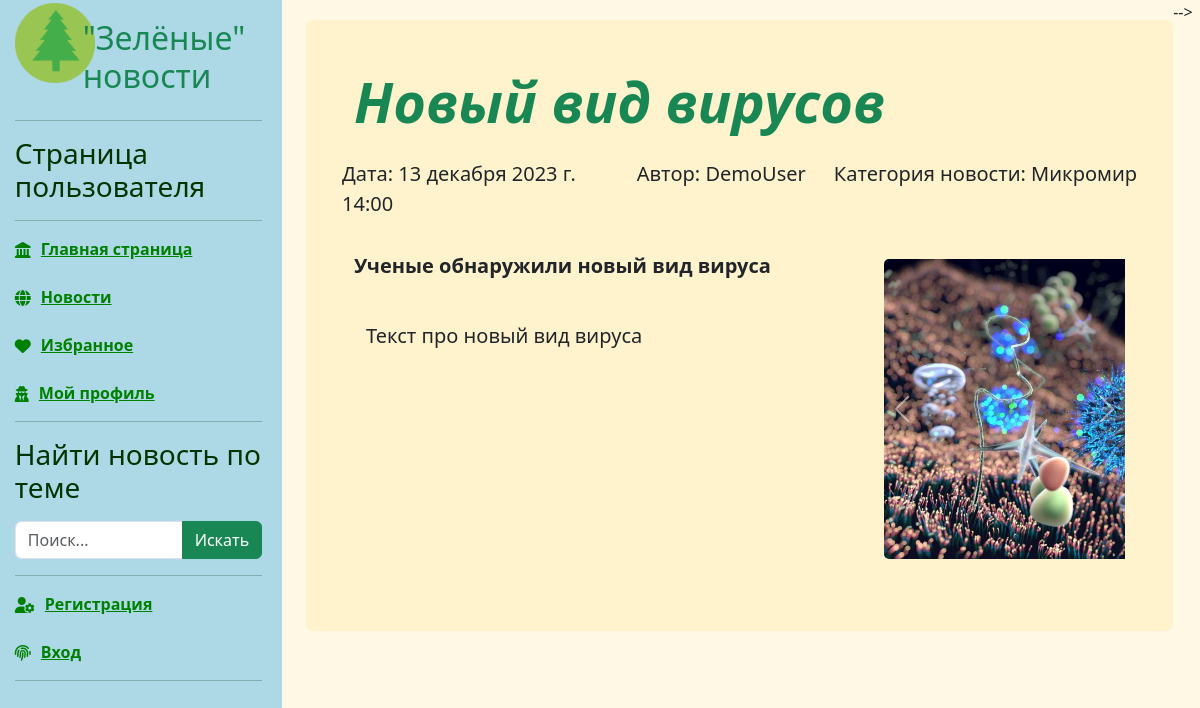
/news/5, run on the app's committed database.
### news/models.py (models this page shows, shortened)
class Article(models.Model):
    categories = (('A', 'Животные'),
                  ('P', 'Растения'),
                  ('M', 'Микромир'),
                  ('W', 'Вода'),
                  ('N', 'Природа'))
    author = models.ForeignKey(User, on_delete=models.SET_NULL, null=True)
    title = models.CharField('Название', max_length=50, default='') #указывать длину обязательно#
    anouncement = models.TextField('Аннотация', max_length=250) #можно не указывать длину#
    text = models.TextField('Текст новости')
    date = models.DateTimeField('Дата публикации', auto_now=True) # auto_now=True - автоизменение новости auto_create=True - автосоздание новости#
    category = models.CharField(choices=categories, max_length=20, verbose_name='Категории')
    tags = models.ManyToManyField( to=Tag, blank=True, verbose_name='Теги')
    status = models.BooleanField(default=True)
    objects = models.Manager()
    published = PublishedToday()
    def __str__(self):
        return f'{self.title} от: {str(self.date)[:16]}'
    class Meta:
        ordering = ['title','date']
        verbose_name= 'Новость'
        verbose_name_plural='Новости'
    class Meta:
        ordering = ['date','title']
        verbose_name ='Новость'
        verbose_name_plural ='Новости'

class Image(models.Model):
    article = models.ForeignKey(Article, on_delete=models.CASCADE)
    title = models.CharField(max_length=50, blank=True)
    image = models.ImageField(default='default1.jpg', null=True, upload_to='images/') #лучше добавить поле default !!!
    class Meta:
        ordering = ['title']
        verbose_name = 'Картинка'
        verbose_name_plural = 'Картинки'

### news/views.py (the view)
# urls.py: path('<int:id>', views.detail, name='news_detail'),  # первое отображение новости
def detail(request, id):
    article = Article.objects.filter(id=id).first()
    print(article, type(article))
    context = {'article': article}
    return render(request, 'news/new_single.html', context)

### users/templatetags/users_extras.py (called while the page is built)
@register.filter(name="has_group")
def has_group(user,group_name):
    return user.groups.filter(name=group_name).exists()

### news/templates/news/new_single.html (shortened to what this page needs)
{% extends 'main/base.html' %}
{% load static %}
{% load bootstrap5 %}
{% load users_extras %}
{% block sidebar %} {% include 'users/user_panel.html' %} {% endblock %}
{% block content %}
-->
<div class="single_news">
    <div class="p-4 p-md-5 rounded bg-warning bg-opacity-10">
        <div class="col-md-12 px-0">
            <h1 class="display-4 fst-italic fw-bold text-success"> {{ article.title }} </h1>
        </div>
        <div class="row">
            <div class="col-md-4 lead px-0 my-3">Дата: {{ article.date }}</div>
            <div class="col-md-3 lead px-0 my-3 text-end">Автор: {{ article.author }}</div>
            <div class="col-md-5 lead px-0 my-3 text-end">Категория новости: {{ article.get_category_display }}</div>
        </div>
        <div class="row">
            <div class="col-8 ">
                <p class="lead my-3 fw-bold">{{ article.anouncement }}</p></br>
                 <div class="container-fluid">
                     <p class="lead mb-0">{{ article.text }}</p>
                 </div>
            </div>
            <div class="col-4 ">
                {% if article.image_set.all %}
                <div id="carouselControls" class="carousel slide" data-ride="carousel">
                    <div class="carousel-inner" role="listbox" style=" width:auto; height: 300px !important;">
                        {% for image in article.image_set.all %}
                        <div class="carousel-item {% if forloop.counter == 1 %} active {% endif %}">
                            <img class="d-block" src="{{ image.image.url }}"
                                 style="margin:auto; height:300px; width:auto; border-radius:5px;">
                        </div>
                        {% endfor %}
                    </div>
                    <a class="carousel-control-prev" href="#carouselControls" role="button" data-slide="prev">
                        <span class="carousel-control-prev-icon" aria-hidden="true"></span>
                    </a>
                    <a class="carousel-control-next" href="#carouselControls" role="button" data-slide="next">
                        <span class="carousel-control-next-icon" aria-hidden="true"></span>
                    </a>
                </div>
                {% endif%}
            </div>
        </div>
    </div>
</div>
{% endblock %}

### main/static/main/css/style.css (style rules this page uses)
body { background-color: #FFFFFF; }
a { text-decoration:underline; color:green; }
body .single_news { margin-top:20px; float: left; width: 97%; }

### data on the page
Article: title "Новый вид вирусов", date "13 декабря 2023 г. 14:00", author "DemoUser", category "Микромир", anouncement "Ученые обнаружили новый вид вируса", text "Текст про новый вид вируса"
Image: image (picture)
